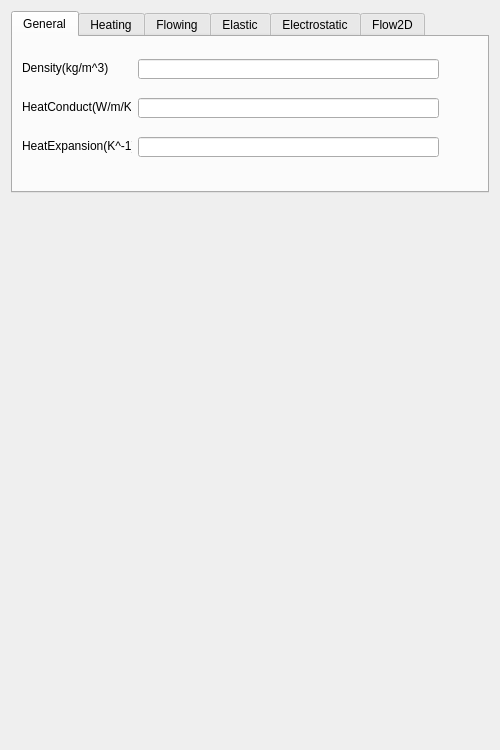
<?xml version="1.0" encoding="UTF-8"?>
<ui version="4.0">
 <class>MySimIIGui::Materials</class>
 <widget class="QWidget" name="MySimIIGui::Materials">
  <property name="geometry">
   <rect>
    <x>0</x>
    <y>0</y>
    <width>500</width>
    <height>750</height>
   </rect>
  </property>
  <property name="sizePolicy">
   <sizepolicy hsizetype="Maximum" vsizetype="Maximum">
    <horstretch>0</horstretch>
    <verstretch>0</verstretch>
   </sizepolicy>
  </property>
  <property name="minimumSize">
   <size>
    <width>0</width>
    <height>0</height>
   </size>
  </property>
  <property name="maximumSize">
   <size>
    <width>40000</width>
    <height>80000</height>
   </size>
  </property>
  <property name="windowTitle">
   <string>Material settings</string>
  </property>
  <layout class="QFormLayout" name="formLayout">
   <item row="0" column="0" colspan="2">
    <layout class="QGridLayout" name="gridLayout_3">
     <item row="0" column="0">
      <widget class="QTabWidget" name="TabWid_1">
       <property name="enabled">
        <bool>true</bool>
       </property>
       <property name="sizePolicy">
        <sizepolicy hsizetype="Maximum" vsizetype="Maximum">
         <horstretch>0</horstretch>
         <verstretch>0</verstretch>
        </sizepolicy>
       </property>
       <property name="minimumSize">
        <size>
         <width>0</width>
         <height>0</height>
        </size>
       </property>
       <property name="maximumSize">
        <size>
         <width>30000</width>
         <height>30000</height>
        </size>
       </property>
       <property name="currentIndex">
        <number>0</number>
       </property>
       <widget class="QWidget" name="TabContent1">
        <property name="sizePolicy">
         <sizepolicy hsizetype="Maximum" vsizetype="Maximum">
          <horstretch>0</horstretch>
          <verstretch>0</verstretch>
         </sizepolicy>
        </property>
        <attribute name="title">
         <string>General</string>
        </attribute>
        <widget class="QLabel" name="Lab_HeatConduct">
         <property name="geometry">
          <rect>
           <x>9</x>
           <y>61</y>
           <width>109</width>
           <height>16</height>
          </rect>
         </property>
         <property name="text">
          <string>HeatConduct(W/m/K)：</string>
         </property>
        </widget>
        <widget class="QLineEdit" name="LE_HeatConduct">
         <property name="geometry">
          <rect>
           <x>125</x>
           <y>61</y>
           <width>301</width>
           <height>20</height>
          </rect>
         </property>
        </widget>
        <widget class="QLabel" name="Lab_Density">
         <property name="geometry">
          <rect>
           <x>9</x>
           <y>22</y>
           <width>87</width>
           <height>16</height>
          </rect>
         </property>
         <property name="text">
          <string>Density(kg/m^3)：</string>
         </property>
        </widget>
        <widget class="QLineEdit" name="LE_Density">
         <property name="geometry">
          <rect>
           <x>125</x>
           <y>22</y>
           <width>301</width>
           <height>20</height>
          </rect>
         </property>
        </widget>
        <widget class="QLabel" name="Lab_HeatExpansion">
         <property name="geometry">
          <rect>
           <x>9</x>
           <y>100</y>
           <width>110</width>
           <height>16</height>
          </rect>
         </property>
         <property name="text">
          <string>HeatExpansion(K^-1)：</string>
         </property>
        </widget>
        <widget class="QLineEdit" name="LE_HeatExpansion">
         <property name="geometry">
          <rect>
           <x>125</x>
           <y>100</y>
           <width>301</width>
           <height>20</height>
          </rect>
         </property>
        </widget>
       </widget>
       <widget class="QWidget" name="TabContent2">
        <property name="sizePolicy">
         <sizepolicy hsizetype="Maximum" vsizetype="Maximum">
          <horstretch>0</horstretch>
          <verstretch>0</verstretch>
         </sizepolicy>
        </property>
        <attribute name="title">
         <string>Heating</string>
        </attribute>
        <layout class="QGridLayout" name="gridLayout_Tab2">
         <item row="1" column="1">
          <widget class="QLineEdit" name="LE_HeatCapacity"/>
         </item>
         <item row="1" column="0">
          <widget class="QLabel" name="Lab_HeatCapacity">
           <property name="text">
            <string>Spec.HeatCapacity(J/Kg/K)：</string>
           </property>
          </widget>
         </item>
         <item row="0" column="1">
          <widget class="QLineEdit" name="LE_RefTemperature"/>
         </item>
         <item row="0" column="0">
          <widget class="QLabel" name="Lab_RefTemperature">
           <property name="text">
            <string>Ref.Temperature(^oC)：</string>
           </property>
          </widget>
         </item>
         <item row="2" column="1">
          <widget class="QLineEdit" name="LE_SpecHeatRatio"/>
         </item>
         <item row="2" column="0">
          <widget class="QLabel" name="Lab_SpecHeatRatio">
           <property name="text">
            <string>Spec.HeatRatio:</string>
           </property>
          </widget>
         </item>
        </layout>
       </widget>
       <widget class="QWidget" name="TabContent3">
        <property name="sizePolicy">
         <sizepolicy hsizetype="Maximum" vsizetype="Maximum">
          <horstretch>0</horstretch>
          <verstretch>0</verstretch>
         </sizepolicy>
        </property>
        <attribute name="title">
         <string>Flowing</string>
        </attribute>
        <layout class="QGridLayout" name="gridLayout_Tab3">
         <item row="9" column="0">
          <widget class="QLabel" name="Lab_RefPressure">
           <property name="text">
            <string>RefPressure(Pascal)：</string>
           </property>
          </widget>
         </item>
         <item row="8" column="1">
          <widget class="QLineEdit" name="LE_Viscosity">
           <property name="text">
            <string/>
           </property>
          </widget>
         </item>
         <item row="5" column="0">
          <widget class="QLabel" name="Lab_CompressModel">
           <property name="maximumSize">
            <size>
             <width>200</width>
             <height>30</height>
            </size>
           </property>
           <property name="text">
            <string>Compress model:</string>
           </property>
          </widget>
         </item>
         <item row="5" column="1">
          <widget class="QComboBox" name="CB_CompressModel">
           <property name="sizePolicy">
            <sizepolicy hsizetype="Preferred" vsizetype="Preferred">
             <horstretch>0</horstretch>
             <verstretch>0</verstretch>
            </sizepolicy>
           </property>
           <property name="maximumSize">
            <size>
             <width>30000</width>
             <height>30000</height>
            </size>
           </property>
           <property name="editable">
            <bool>false</bool>
           </property>
           <item>
            <property name="text">
             <string>Empty</string>
            </property>
           </item>
           <item>
            <property name="text">
             <string>PEC</string>
            </property>
           </item>
           <item>
            <property name="text">
             <string>Rad.</string>
            </property>
           </item>
           <item>
            <property name="text">
             <string>WavePort</string>
            </property>
           </item>
           <item>
            <property name="text">
             <string>LumpPort</string>
            </property>
           </item>
           <item>
            <property name="text">
             <string>Inc.Wave</string>
            </property>
           </item>
          </widget>
         </item>
         <item row="10" column="1">
          <widget class="QLineEdit" name="LE_MeshElasticModulus"/>
         </item>
         <item row="9" column="1">
          <widget class="QLineEdit" name="LE_RefPressure">
           <property name="text">
            <string/>
           </property>
          </widget>
         </item>
         <item row="8" column="0">
          <widget class="QLabel" name="Lab_Viscosity">
           <property name="text">
            <string>Viscosity(m^2/s)：</string>
           </property>
          </widget>
         </item>
         <item row="11" column="1">
          <widget class="QLineEdit" name="LE_MeshPoissonRatio"/>
         </item>
         <item row="11" column="0">
          <widget class="QLabel" name="label">
           <property name="text">
            <string>MeshPoissonRatio</string>
           </property>
          </widget>
         </item>
         <item row="10" column="0">
          <widget class="QLabel" name="label_2">
           <property name="text">
            <string>MeshElasticModulus</string>
           </property>
          </widget>
         </item>
        </layout>
       </widget>
       <widget class="QWidget" name="TabContent4">
        <property name="sizePolicy">
         <sizepolicy hsizetype="Maximum" vsizetype="Maximum">
          <horstretch>0</horstretch>
          <verstretch>0</verstretch>
         </sizepolicy>
        </property>
        <attribute name="title">
         <string>Elastic</string>
        </attribute>
        <layout class="QGridLayout" name="gridLayout">
         <item row="0" column="0" colspan="2">
          <widget class="QLabel" name="Lab_YoungsModulus">
           <property name="text">
            <string>Youngs Modulus (N/m^2):</string>
           </property>
          </widget>
         </item>
         <item row="0" column="2">
          <widget class="QLineEdit" name="LE_YoungsModulus"/>
         </item>
         <item row="1" column="2">
          <widget class="QLineEdit" name="LE_PoissonRatio"/>
         </item>
         <item row="1" column="0" colspan="2">
          <widget class="QLabel" name="Lab_PoissonRatio">
           <property name="text">
            <string>Poisson Ratio:</string>
           </property>
          </widget>
         </item>
        </layout>
       </widget>
       <widget class="QWidget" name="TabContent5">
        <property name="sizePolicy">
         <sizepolicy hsizetype="Maximum" vsizetype="Maximum">
          <horstretch>0</horstretch>
          <verstretch>0</verstretch>
         </sizepolicy>
        </property>
        <attribute name="title">
         <string>Electrostatic</string>
        </attribute>
        <layout class="QGridLayout" name="gridLayout_2">
         <item row="0" column="0">
          <widget class="QLabel" name="Lab_RelativePermittivity">
           <property name="text">
            <string>Relative permittivity:</string>
           </property>
          </widget>
         </item>
         <item row="0" column="1">
          <widget class="QLineEdit" name="LE_RelativePermittivity"/>
         </item>
        </layout>
       </widget>
       <widget class="QWidget" name="TabContent6">
        <property name="sizePolicy">
         <sizepolicy hsizetype="Maximum" vsizetype="Maximum">
          <horstretch>0</horstretch>
          <verstretch>0</verstretch>
         </sizepolicy>
        </property>
        <attribute name="title">
         <string>Flow2D</string>
        </attribute>
        <widget class="QLineEdit" name="LE_BFriction">
         <property name="geometry">
          <rect>
           <x>110</x>
           <y>11</y>
           <width>321</width>
           <height>20</height>
          </rect>
         </property>
        </widget>
        <widget class="QLineEdit" name="LE_CForce">
         <property name="geometry">
          <rect>
           <x>110</x>
           <y>37</y>
           <width>321</width>
           <height>20</height>
          </rect>
         </property>
        </widget>
        <widget class="QLineEdit" name="LE_TDepth">
         <property name="geometry">
          <rect>
           <x>110</x>
           <y>63</y>
           <width>321</width>
           <height>20</height>
          </rect>
         </property>
        </widget>
        <widget class="QLineEdit" name="LE_RForce">
         <property name="geometry">
          <rect>
           <x>110</x>
           <y>89</y>
           <width>321</width>
           <height>20</height>
          </rect>
         </property>
        </widget>
        <widget class="QLabel" name="label_3">
         <property name="geometry">
          <rect>
           <x>11</x>
           <y>89</y>
           <width>54</width>
           <height>16</height>
          </rect>
         </property>
         <property name="text">
          <string>Rest force:</string>
         </property>
        </widget>
        <widget class="QLabel" name="label_4">
         <property name="geometry">
          <rect>
           <x>11</x>
           <y>63</y>
           <width>93</width>
           <height>16</height>
          </rect>
         </property>
         <property name="text">
          <string>Topography depth:</string>
         </property>
        </widget>
        <widget class="QLabel" name="label_5">
         <property name="geometry">
          <rect>
           <x>11</x>
           <y>37</y>
           <width>66</width>
           <height>16</height>
          </rect>
         </property>
         <property name="text">
          <string>Coriolis force:</string>
         </property>
        </widget>
        <widget class="QLabel" name="label_6">
         <property name="geometry">
          <rect>
           <x>11</x>
           <y>11</y>
           <width>72</width>
           <height>16</height>
          </rect>
         </property>
         <property name="text">
          <string>Bottom friction:</string>
         </property>
        </widget>
       </widget>
      </widget>
     </item>
    </layout>
   </item>
  </layout>
 </widget>
 <resources/>
 <connections/>
</ui>
